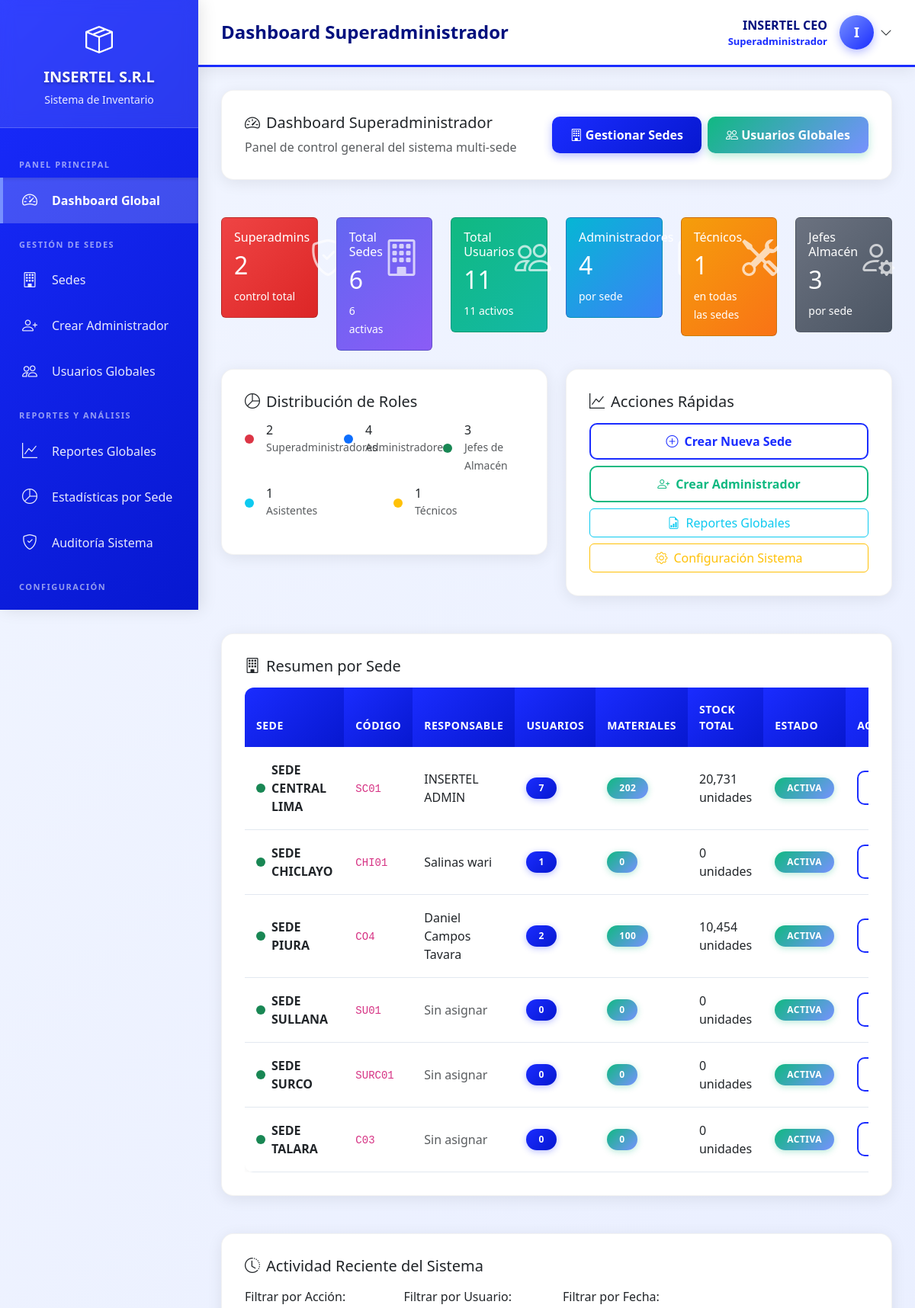
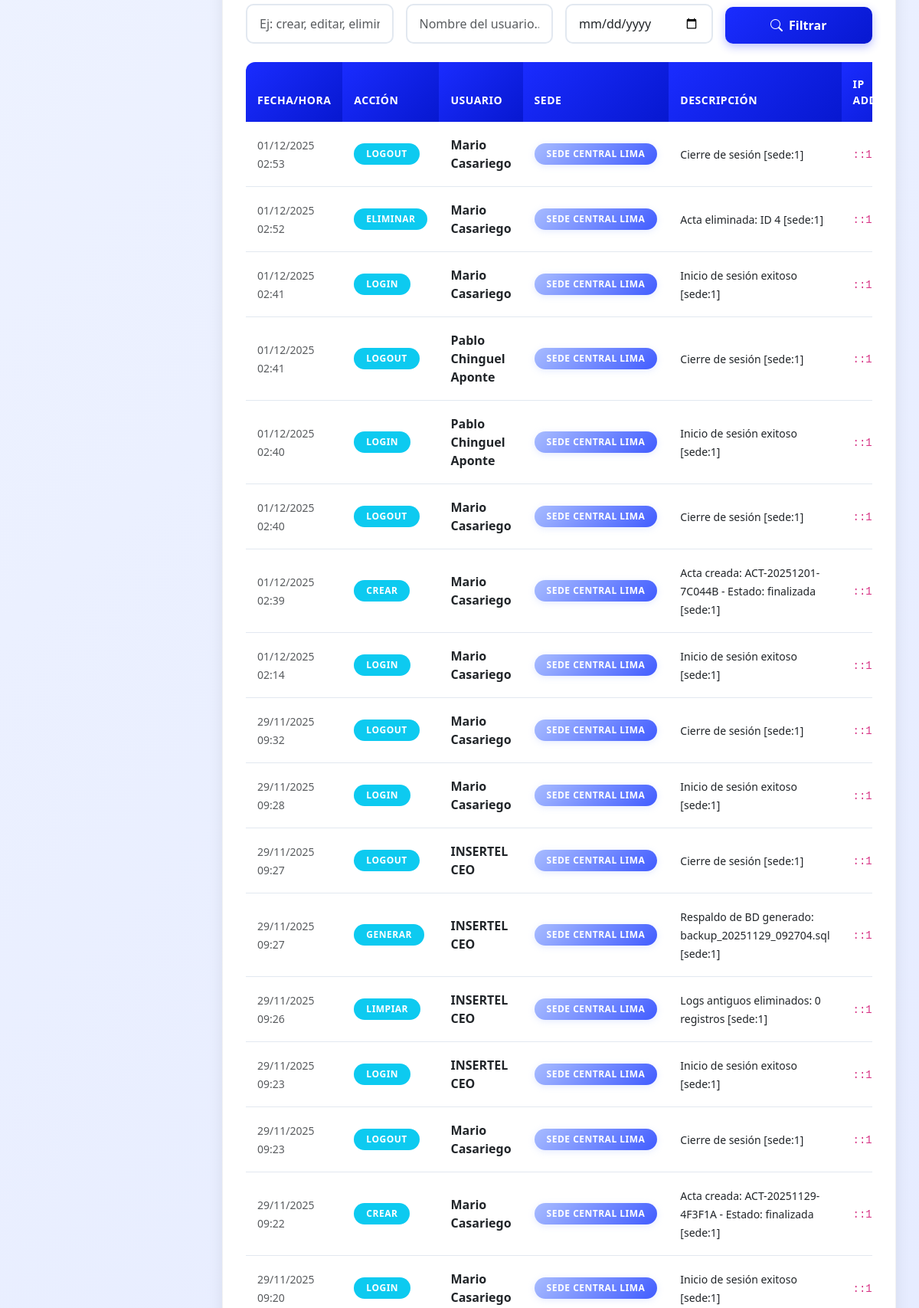
The app's page /views/superadmin/dashboard.php (signed in, upper part) with its own data (2 pictures, top to bottom).
### tables this page shows
CREATE TABLE `configuracion_sistema` (
  `id` int(11) NOT NULL,
  `clave` varchar(100) NOT NULL,
  `valor` text DEFAULT NULL,
  `descripcion` varchar(255) DEFAULT NULL,
  `tipo` enum('texto','numero','boolean','json') DEFAULT 'texto',
  `categoria` varchar(50) DEFAULT 'general',
  `updated_at` timestamp NOT NULL DEFAULT current_timestamp() ON UPDATE current_timestamp()
);

CREATE TABLE `usuarios` (
  `id` int(11) NOT NULL,
  `username` varchar(50) NOT NULL,
  `password` varchar(255) NOT NULL,
  `nombre_completo` varchar(150) NOT NULL,
  `email` varchar(100) DEFAULT NULL,
  `telefono` varchar(20) DEFAULT NULL,
  `imagen_perfil` varchar(255) DEFAULT NULL,
  `rol_id` int(11) NOT NULL,
  `sede_id` int(11) DEFAULT NULL,
  `estado` enum('activo','inactivo') DEFAULT 'activo',
  `ultimo_acceso` datetime DEFAULT NULL,
  `created_at` timestamp NOT NULL DEFAULT current_timestamp(),
  `updated_at` timestamp NOT NULL DEFAULT current_timestamp() ON UPDATE current_timestamp()
);

CREATE TABLE `sedes` (
  `id` int(11) NOT NULL,
  `nombre` varchar(100) NOT NULL,
  `codigo` varchar(20) DEFAULT NULL,
  `direccion` varchar(255) DEFAULT NULL,
  `telefono` varchar(20) DEFAULT NULL,
  `email` varchar(100) DEFAULT NULL,
  `responsable_id` int(11) DEFAULT NULL,
  `estado` enum('activa','inactiva') DEFAULT 'activa',
  `created_at` timestamp NOT NULL DEFAULT current_timestamp(),
  `updated_at` timestamp NOT NULL DEFAULT current_timestamp() ON UPDATE current_timestamp()
);

CREATE TABLE `historial_actividades` (
  `id` int(11) NOT NULL,
  `usuario_id` int(11) NOT NULL,
  `accion` varchar(100) NOT NULL,
  `modulo` varchar(50) NOT NULL,
  `descripcion` text DEFAULT NULL,
  `ip_address` varchar(45) DEFAULT NULL,
  `fecha` datetime DEFAULT current_timestamp()
);

### views/superadmin/dashboard.php (the view, shortened to what the rows shown need)
<?php
require_once '../../config/functions.php';
require_once '../../models/Sede.php';
$database = new Database();
$db = $database->getConnection();
$sedeModel = new Sede($db);
$sedes = $sedeModel->obtenerTodas();
$total_sedes = count($sedes);
$query_usuarios = "SELECT
    COUNT(*) as total_usuarios,
    SUM(CASE WHEN rol_id = 5 THEN 1 ELSE 0 END) as superadmins,
    SUM(CASE WHEN rol_id = 1 THEN 1 ELSE 0 END) as administradores,
    SUM(CASE WHEN rol_id = 2 THEN 1 ELSE 0 END) as jefes_almacen,
    SUM(CASE WHEN rol_id = 3 THEN 1 ELSE 0 END) as asistentes,
    SUM(CASE WHEN rol_id = 4 THEN 1 ELSE 0 END) as tecnicos,
    SUM(CASE WHEN estado = 'activo' THEN 1 ELSE 0 END) as usuarios_activos
FROM usuarios";
$stmt = $db->prepare($query_usuarios);
$stmt->execute();
$stats_usuarios = $stmt->fetch(PDO::FETCH_ASSOC);
$query_materiales = "SELECT
    s.nombre as sede_nombre,
    COUNT(m.id) as total_materiales,
    SUM(m.stock_actual) as total_stock,
    SUM(CASE WHEN m.estado = 'activo' THEN 1 ELSE 0 END) as materiales_activos
FROM sedes s
LEFT JOIN materiales m ON s.id = m.sede_id
WHERE s.estado = 'activa'
GROUP BY s.id, s.nombre
ORDER BY s.nombre";
$stmt = $db->prepare($query_materiales);
$stmt->execute();
$stats_materiales = $stmt->fetchAll(PDO::FETCH_ASSOC);
$registros_por_pagina = 20;
$pagina_actividad = isset($_GET['pag_actividad']) ? max(1, (int)$_GET['pag_actividad']) : 1;
$offset_actividad = ($pagina_actividad - 1) * $registros_por_pagina;
$where_clauses = [];
$where_sql = !empty($where_clauses) ? "WHERE " . implode(" AND ", $where_clauses) : "";
include '../layouts/header.php';
?>
<div class="row mb-4">
    <div class="col-md-2">
        <div class="card bg-gradient-danger text-white">
            <div class="card-body">
                <div class="d-flex justify-content-between">
                    <div>
                        <h2><?php echo $stats_usuarios['superadmins']; ?></h2>
                    </div>
                </div>
            </div>
        </div>
    </div>
    <div class="col-md-2">
        <div class="card bg-gradient-primary text-white">
            <div class="card-body">
                <div class="d-flex justify-content-between">
                    <div>
                        <h2><?php echo $total_sedes; ?></h2>
                    </div>
                </div>
            </div>
        </div>
    </div>
    <div class="col-md-2">
        <div class="card bg-gradient-success text-white">
            <div class="card-body">
                <div class="d-flex justify-content-between">
                    <div>
                        <h2><?php echo number_format($stats_usuarios['total_usuarios']); ?></h2>
                    </div>
                </div>
            </div>
        </div>
    </div>
    <div class="col-md-2">
        <div class="card bg-gradient-info text-white">
            <div class="card-body">
                <div class="d-flex justify-content-between">
                    <div>
                        <h2><?php echo $stats_usuarios['administradores']; ?></h2>
                    </div>
                </div>
            </div>
        </div>
    </div>
    <div class="col-md-2">
        <div class="card bg-gradient-warning text-white">
            <div class="card-body">
                <div class="d-flex justify-content-between">
                    <div>
                        <h2><?php echo $stats_usuarios['tecnicos']; ?></h2>
                    </div>
                </div>
            </div>
        </div>
    </div>
    <div class="col-md-2">
        <div class="card bg-gradient-secondary text-white">
            <div class="card-body">
                <div class="d-flex justify-content-between">
                    <div>
                        <h2><?php echo $stats_usuarios['jefes_almacen']; ?></h2>
                    </div>
                </div>
            </div>
        </div>
    </div>
</div>
<div class="row mb-4">
    <div class="col-12">
        <div class="content-card">
            <div class="table-responsive">
                <table class="table table-hover">
                    <thead>
                        <tr>
                            <th>Sede</th>
                            <th>Código</th>
                            <th>Responsable</th>
                            <th>Usuarios</th>
                            <th>Materiales</th>
                            <th>Stock Total</th>
                            <th>Estado</th>
                            <th>Acciones</th>
                        </tr>
                    </thead>
                    <tbody>
                        <?php foreach ($sedes as $sede): ?>
                        <tr>
                            <td>
                                <div class="d-flex align-items-center">
                                    <div class="sede-indicator <?php echo $sede['estado'] === 'activa' ? 'bg-success' : 'bg-secondary'; ?> me-2"></div>
                                    <strong><?php echo $sede['nombre']; ?></strong>
                                </div>
                            </td>
                            <td><code><?php echo $sede['codigo']; ?></code></td>
                            <td><?php echo $sede['responsable_nombre'] ?? '<span class="text-muted">Sin asignar</span>'; ?></td>
                            <td>
                                <span class="badge bg-primary"><?php echo $sede['total_usuarios']; ?></span>
                            </td>
                            <td>
                                <?php
                                $materiales_sede = array_filter($stats_materiales, function($m) use ($sede) {
                                    return $m['sede_nombre'] === $sede['nombre'];
                                });
                                $materiales_sede_primero = !empty($materiales_sede) ? reset($materiales_sede) : null;
                                $total_materiales_sede = $materiales_sede_primero['total_materiales'] ?? 0;
                                ?>
                                <span class="badge bg-success"><?php echo $total_materiales_sede; ?></span>
                            </td>
                            <td>
                                <?php
                                $total_stock_sede = $materiales_sede_primero ? number_format($materiales_sede_primero['total_stock']) : '0';
                                ?>
                                <?php echo $total_stock_sede; ?> unidades
                            </td>
                            <td>
                                <span class="badge <?php echo $sede['estado'] === 'activa' ? 'bg-success' : 'bg-secondary'; ?>">
                                    <?php echo ucfirst($sede['estado']); ?>
                                </span>
                            </td>
                            <td>
                                <div class="btn-group btn-group-sm">
                                    <a href="sede_detalle.php?id=<?php echo $sede['id']; ?>"
                                       class="btn btn-outline-primary" title="Ver Detalle">
                                    </a>
                                </div>
                            </td>
                        </tr>
                        <?php endforeach; ?>
                    </tbody>
                </table>
            </div>
        </div>
    </div>
</div>
<div class="row">
    <div class="col-12">
        <div class="content-card">
            <div class="table-responsive">
                <table class="table table-hover mb-0">
                    <thead class="table-light">
                        <tr>
                            <th>Fecha/Hora</th>
                            <th>Acción</th>
                            <th>Usuario</th>
                            <th>Sede</th>
                            <th>Descripción</th>
                            <th>IP Address</th>
                        </tr>
                    </thead>
                    <tbody>
                        <?php
                        $query_actividad = "SELECT ha.*, u.nombre_completo, s.nombre as sede_nombre
                                           FROM historial_actividades ha
                                           INNER JOIN usuarios u ON ha.usuario_id = u.id
                                           LEFT JOIN sedes s ON u.sede_id = s.id
                                           {$where_sql}
                                           ORDER BY ha.fecha DESC
                                           LIMIT ? OFFSET ?";
                        $stmt = $db->prepare($query_actividad);
                        $params_paginacion = array_merge($params, [$registros_por_pagina, $offset_actividad]);
                        $stmt->execute($params_paginacion);
                        $actividades = $stmt->fetchAll(PDO::FETCH_ASSOC);
                        if (empty($actividades)):
                        ?>
                        <tr>
                            <td colspan="6" class="text-center text-muted py-4">
                                <i class="bi bi-inbox me-2"></i>No hay registros de actividad
                            </td>
                        </tr>
                        <?php else:
                            foreach ($actividades as $actividad):
                        ?>
                        <tr>
                            <td>
                                <small class="text-muted">
                                    <?php echo formatearFechaHora($actividad['fecha']); ?>
                                </small>
                            </td>
                            <td>
                                <span class="badge bg-info">
                                    <?php echo ucfirst($actividad['accion']); ?>
                                </span>
                            </td>
                            <td>
                                <strong><?php echo $actividad['nombre_completo']; ?></strong>
                            </td>
                            <td>
                                <?php if ($actividad['sede_nombre']): ?>
                                    <span class="badge bg-secondary"><?php echo $actividad['sede_nombre']; ?></span>
                                <?php else: ?>
                                    <span class="text-muted small">-</span>
                                <?php endif; ?>
                            </td>
                            <td>
                                <small><?php echo $actividad['descripcion']; ?></small>
                            </td>
                            <td>
                                <code class="small"><?php echo $actividad['ip_address'] ?? '-'; ?></code>
                            </td>
                        </tr>
                        <?php endforeach;
                        endif; ?>
                    </tbody>
                </table>
            </div>
        </div>
    </div>
</div>
<?php include '../layouts/footer.php'; ?>

### views/layouts/header.php (shortened to what the rows shown need)
<?php
$nombre_empresa = obtenerNombreEmpresa();
?>
<!DOCTYPE html>
<html lang="es">
<head>
    <link href="https://cdn.jsdelivr.net/npm/bootstrap@5.3.0/dist/css/bootstrap.min.css" rel="stylesheet">
    <link rel="stylesheet" href="https://cdn.jsdelivr.net/npm/bootstrap-icons@1.11.0/font/bootstrap-icons.css">
</head>
<body>
    <div class="sidebar">
        <div class="sidebar-header">
            <i class="bi bi-box-seam" style="font-size: 36px;"></i>
            <h4><?php echo $nombre_empresa; ?></h4>
            <small>Sistema de Inventario</small>
        </div>
    </div>
    <div class="main-content">
        <div class="content-area">

### records on screen
configuracion_sistema: valor "INSERTEL S.R.L"
usuarios: sede.nombre "SEDE CENTRAL LIMA", sede.codigo "SC01", nombre_completo "INSERTEL ADMIN", total_usuarios "7", total_materiales_sede "202", total_stock_sede "20,731", sede.estado "ACTIVA"
usuarios: sede.nombre "SEDE CHICLAYO", sede.codigo "CHI01", nombre_completo "Salinas wari", total_usuarios "1", total_materiales_sede "0", total_stock_sede "0", sede.estado "ACTIVA"
usuarios: sede.nombre "SEDE PIURA", sede.codigo "CO4", nombre_completo "Daniel Campos Tavara", total_usuarios "2", total_materiales_sede "100", total_stock_sede "10,454", sede.estado "ACTIVA"
sedes: nombre "SEDE SULLANA", codigo "SU01", responsable_nombre "Sin asignar", total_usuarios "0", total_materiales_sede "0", total_stock_sede "0", estado "ACTIVA"
sedes: nombre "SEDE SURCO", codigo "SURC01", responsable_nombre "Sin asignar", total_usuarios "0", total_materiales_sede "0", total_stock_sede "0", estado "ACTIVA"
sedes: nombre "SEDE TALARA", codigo "C03", responsable_nombre "Sin asignar", total_usuarios "0", total_materiales_sede "0", total_stock_sede "0", estado "ACTIVA"
historial_actividades: fecha "01/12/2025 02:53", accion "LOGOUT", usuario.nombre_completo "Mario Casariego", sedes.nombre "SEDE CENTRAL LIMA", descripcion "Cierre de sesión [sede:1]", ip_address "::1"
historial_actividades: fecha "01/12/2025 02:52", accion "ELIMINAR", usuario.nombre_completo "Mario Casariego", sedes.nombre "SEDE CENTRAL LIMA", descripcion "Acta eliminada: ID 4 [sede:1]", ip_address "::1"
historial_actividades: fecha "01/12/2025 02:41", accion "LOGIN", usuario.nombre_completo "Mario Casariego", sedes.nombre "SEDE CENTRAL LIMA", descripcion "Inicio de sesión exitoso [sede:1]", ip_address "::1"
historial_actividades: fecha "01/12/2025 02:41", accion "LOGOUT", usuario.nombre_completo "Pablo Chinguel Aponte", sedes.nombre "SEDE CENTRAL LIMA", descripcion "Cierre de sesión [sede:1]", ip_address "::1"
historial_actividades: fecha "01/12/2025 02:40", accion "LOGIN", usuario.nombre_completo "Pablo Chinguel Aponte", sedes.nombre "SEDE CENTRAL LIMA", descripcion "Inicio de sesión exitoso [sede:1]", ip_address "::1"
historial_actividades: fecha "01/12/2025 02:40", accion "LOGOUT", usuario.nombre_completo "Mario Casariego", sedes.nombre "SEDE CENTRAL LIMA", descripcion "Cierre de sesión [sede:1]", ip_address "::1"
historial_actividades: fecha "01/12/2025 02:39", accion "CREAR", usuario.nombre_completo "Mario Casariego", sedes.nombre "SEDE CENTRAL LIMA", descripcion "Acta creada: ACT-20251201-7C044B - Estado: finalizada [sede:1]", ip_address "::1"
historial_actividades: fecha "01/12/2025 02:14", accion "LOGIN", usuario.nombre_completo "Mario Casariego", sedes.nombre "SEDE CENTRAL LIMA", descripcion "Inicio de sesión exitoso [sede:1]", ip_address "::1"
historial_actividades: fecha "29/11/2025 09:32", accion "LOGOUT", usuario.nombre_completo "Mario Casariego", sedes.nombre "SEDE CENTRAL LIMA", descripcion "Cierre de sesión [sede:1]", ip_address "::1"
historial_actividades: fecha "29/11/2025 09:28", accion "LOGIN", usuario.nombre_completo "Mario Casariego", sedes.nombre "SEDE CENTRAL LIMA", descripcion "Inicio de sesión exitoso [sede:1]", ip_address "::1"
historial_actividades: fecha "29/11/2025 09:27", accion "LOGOUT", usuario.nombre_completo "INSERTEL CEO", sedes.nombre "SEDE CENTRAL LIMA", descripcion "Cierre de sesión [sede:1]", ip_address "::1"
historial_actividades: fecha "29/11/2025 09:27", accion "GENERAR", usuario.nombre_completo "INSERTEL CEO", sedes.nombre "SEDE CENTRAL LIMA", descripcion "Respaldo de BD generado: backup_20251129_092704.sql [sede:1]", ip_address "::1"
historial_actividades: fecha "29/11/2025 09:26", accion "LIMPIAR", usuario.nombre_completo "INSERTEL CEO", sedes.nombre "SEDE CENTRAL LIMA", descripcion "Logs antiguos eliminados: 0 registros [sede:1]", ip_address "::1"
historial_actividades: fecha "29/11/2025 09:23", accion "LOGIN", usuario.nombre_completo "INSERTEL CEO", sedes.nombre "SEDE CENTRAL LIMA", descripcion "Inicio de sesión exitoso [sede:1]", ip_address "::1"
historial_actividades: fecha "29/11/2025 09:23", accion "LOGOUT", usuario.nombre_completo "Mario Casariego", sedes.nombre "SEDE CENTRAL LIMA", descripcion "Cierre de sesión [sede:1]", ip_address "::1"
historial_actividades: fecha "29/11/2025 09:22", accion "CREAR", usuario.nombre_completo "Mario Casariego", sedes.nombre "SEDE CENTRAL LIMA", descripcion "Acta creada: ACT-20251129-4F3F1A - Estado: finalizada [sede:1]", ip_address "::1"
historial_actividades: fecha "29/11/2025 09:20", accion "LOGIN", usuario.nombre_completo "Mario Casariego", sedes.nombre "SEDE CENTRAL LIMA", descripcion "Inicio de sesión exitoso [sede:1]", ip_address "::1"

### other values on screen
$page_title "Dashboard Superadministrador"
$_SESSION['nombre_completo'] "INSERTEL CEO"
$_SESSION['rol_nombre'] "Superadministrador"
substr($_SESSION['nombre_completo'], 0, 1) "I"
$stats_usuarios['superadmins'] "2"
$total_sedes "6"
$sedes_activas "6"
$stats_usuarios['total_usuarios'] "11"
$stats_usuarios['usuarios_activos'] "11"
$stats_usuarios['administradores'] "4"
$stats_usuarios['tecnicos'] "1"
$stats_usuarios['jefes_almacen'] "3"
$stats_usuarios['asistentes'] "1"
